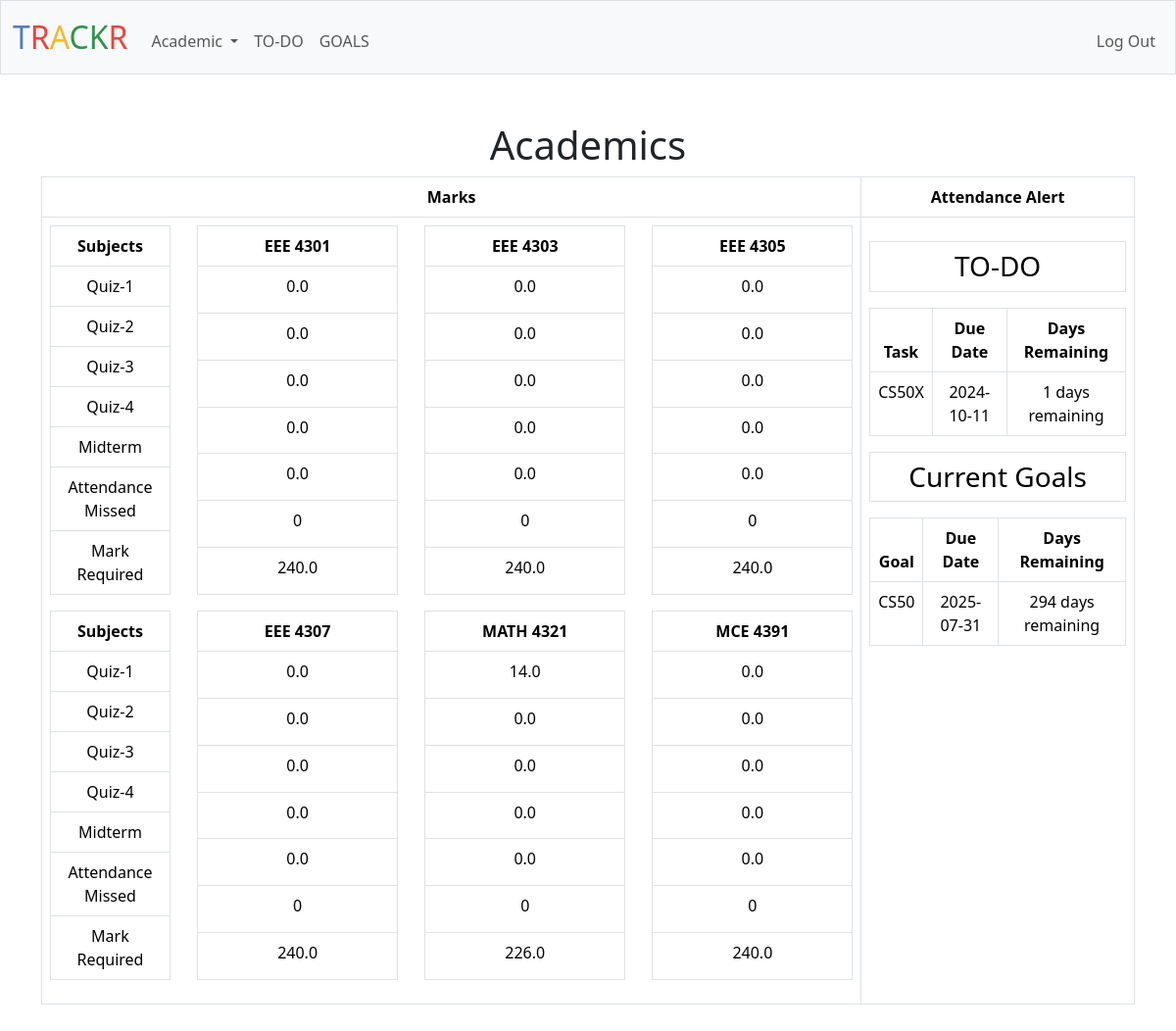
The app's page / (signed in) with its own data.
### tables this page shows
CREATE TABLE EEE_4301 (student_id INTEGER, quiz1 REAL DEFAULT 0, quiz2 REAL DEFAULT 0, quiz3 REAL DEFAULT 0, quiz4 REAL DEFAULT 0, midterm REAL DEFAULT 0, missing_attendance INTEGER DEFAULT 0, credit INTEGER, FOREIGN KEY(student_id) REFERENCES students(id));

CREATE TABLE EEE_4303 (student_id INTEGER, quiz1 REAL DEFAULT 0, quiz2 REAL DEFAULT 0, quiz3 REAL DEFAULT 0, quiz4 REAL DEFAULT 0, midterm REAL DEFAULT 0, missing_attendance INTEGER DEFAULT 0, credit INTEGER, FOREIGN KEY(student_id) REFERENCES students(id));

CREATE TABLE EEE_4305 (student_id INTEGER, quiz1 REAL DEFAULT 0, quiz2 REAL DEFAULT 0, quiz3 REAL DEFAULT 0, quiz4 REAL DEFAULT 0, midterm REAL DEFAULT 0, missing_attendance INTEGER DEFAULT 0, credit INTEGER, FOREIGN KEY(student_id) REFERENCES students(id));

CREATE TABLE EEE_4307 (student_id INTEGER, quiz1 REAL DEFAULT 0, quiz2 REAL DEFAULT 0, quiz3 REAL DEFAULT 0, quiz4 REAL DEFAULT 0, midterm REAL DEFAULT 0, missing_attendance INTEGER DEFAULT 0, credit INTEGER, FOREIGN KEY(student_id) REFERENCES students(id));

CREATE TABLE MATH_4321 (student_id INTEGER, quiz1 REAL DEFAULT 0, quiz2 REAL DEFAULT 0, quiz3 REAL DEFAULT 0, quiz4 REAL DEFAULT 0, midterm REAL DEFAULT 0, missing_attendance INTEGER DEFAULT 0, credit INTEGER, FOREIGN KEY(student_id) REFERENCES students(id));

CREATE TABLE MCE_4391 (student_id INTEGER, quiz1 REAL DEFAULT 0, quiz2 REAL DEFAULT 0, quiz3 REAL DEFAULT 0, quiz4 REAL DEFAULT 0, midterm REAL DEFAULT 0, missing_attendance INTEGER DEFAULT 0, credit INTEGER, FOREIGN KEY(student_id) REFERENCES students(id));

### app.py (the view)
@app.route("/")
@login_required
def index():
    if not session["user_id"]:
        return redirect("/login")
    student_id = session["user_id"]
    subjects_json = db.execute("SELECT subjects FROM students WHERE id = ?", student_id)[0]["subjects"]
    subjects = json.loads(subjects_json)
    subjects_info = []
    for subject in subjects:
        sanitized_subject = re.sub(r'\W+', '_', subject)
        subject_info = db.execute(f"SELECT quiz1, quiz2, quiz3, quiz4, midterm, missing_attendance, credit FROM {sanitized_subject} WHERE student_id = ?", student_id)[0]
        subjects_info.append({"name": subject, "info": subject_info})
    goals_json = db.execute("SELECT goals FROM students WHERE id = ?", session["user_id"])[0]["goals"]
    tasks_json = db.execute("SELECT todos FROM students WHERE id = ?", session["user_id"])
    if goals_json:
        goals=json.loads(goals_json)
    else:
        goals=[]
    if tasks_json and tasks_json[0]["todos"]:
        tasks = json.loads(tasks_json[0]["todos"])
    else:
        tasks = []
    return render_template("index.html", subjects=subjects_info, goals=goals,tasks=tasks)

### app.py (called while the page is built)
@app.after_request
def after_request(response):
    response.headers["Cache-Control"] = "no-cache, no-store, must-revalidate"
    response.headers["Expires"] = 0
    response.headers["Pragma"] = "no-cache"
    return response

### helpers.py (called while the page is built)
def login_required(f):
    @wraps(f)
    def decorated_function(*args, **kwargs):
        if session.get("user_id") is None:
            return redirect("/login")
        return f(*args, **kwargs)
    return decorated_function

def days_until(target_date_str):
    today = date.today()
    try:
        target_date = datetime.strptime(target_date_str, "%Y-%m-%d").date()
        delta = target_date - today
        return delta.days
    except ValueError:
        return "Invalid date"

### templates/index.html (shortened to what this page needs)
{% extends "layout.html" %}
{% block main %}
<h1>Academics</h1>
<table class="table table-bordered">
  <thead class="thead-dark">
    <tr>
      <th style="width: 75%;">Marks</th>
      <th style="width: 25%;">Attendance Alert</th>
    </tr>
  </thead>
  <tbody>
    <tr>
      <td style="width: 75%;">
        <div class="d-flex justify-content-between flex-wrap">
          <table class="table table-bordered mb-3" style="width: 15%;">
            <thead class="thead-light">
              <tr>
                <th>Subjects</th>
              </tr>
            </thead>
            <tbody>
              <tr><td>Quiz-1</td></tr>
              <tr><td>Quiz-2</td></tr>
              <tr><td>Quiz-3</td></tr>
              <tr><td>Quiz-4</td></tr>
              <tr><td>Midterm</td></tr>
              <tr><td>Attendance Missed</td></tr>
              <tr><td>Mark Required</td></tr>
            </tbody>
          </table>
          {% for subject in subjects %}
          <table class="table table-bordered mb-3" style="width: 25%;">
            <thead class="thead-light">
              <tr>
                <th>{{ subject.name }}</th>
              </tr>
            </thead>
            <tbody>
              {% set values = subject['info'].values() | list %}
              {% set quiz = values[:4] | sort(reverse=True) %}
              {% set marks = quiz[:3] | sum + values[4] %}
              {% for value in values[:-1] %}
              <tr>
                <td>{{ value }}</td>
              </tr>
              {% endfor %}
              <tr>
                <td>{{ values[-1] * 80 - marks }}</td>
              </tr>
            </tbody>
          </table>
          {% if loop.index % 3 == 0 and loop.index < subjects | length %}
          </div>
          <div class="d-flex justify-content-between flex-wrap">
            <table class="table table-bordered mb-3" style="width: 15%;">
              <thead class="thead-light">
                <tr>
                  <th>Subjects</th>
                </tr>
              </thead>
              <tbody>
                <tr><td>Quiz-1</td></tr>
                <tr><td>Quiz-2</td></tr>
                <tr><td>Quiz-3</td></tr>
                <tr><td>Quiz-4</td></tr>
                <tr><td>Midterm</td></tr>
                <tr><td>Attendance Missed</td></tr>
                <tr><td>Mark Required</td></tr>
              </tbody>
            </table>
          {% endif %}
          {% endfor %}
        </div>
      </td>
      <td style="width: 25%;">
        <h3 class="border p-2 my-3 text-center">TO-DO</h3>
        <table class="table table-bordered">
          <thead>
            <tr>
              <th>Task</th>
              <th>Due Date</th>
              <th>Days Remaining</th>
            </tr>
          </thead>
          <tbody>
            {% for task in tasks %}
            <tr>
              <td>{{ task['todo'] }}</td>
              <td>{{ task['time_limit'] }}</td>
              {% set days_remaining = task['time_limit']|days_until %}
              {% if days_remaining < 0 %}
              <td class="text-danger">Time Limit Expired {{ days_remaining|abs }} days ago</td>
              {% else %}
              <td>{{ days_remaining }} days remaining</td>
              {% endif %}
            </tr>
            {% endfor %}
          </tbody>
        </table>
        <h3 class="border p-2 my-3 text-center">Current Goals</h3>
        <table class="table table-bordered">
          <thead>
            <tr>
              <th>Goal</th>
              <th>Due Date</th>
              <th>Days Remaining</th>
            </tr>
          </thead>
          <tbody>
            {% for goal in goals %}
            <tr>
              <td>{{ goal.goal }}</td>
              <td>{{ goal.time }}</td>
              {% set days_remaining = goal.time | days_until %}
              {% if days_remaining < 0 %}
              <td class="text-danger">Time Limit Expired {{ days_remaining | abs }} days ago</td>
              {% else %}
              <td>{{ days_remaining }} days remaining</td>
              {% endif %}
            </tr>
            {% endfor %}
          </tbody>
        </table>
      </td>
    </tr>
  </tbody>
</table>
{% endblock %}

### templates/layout.html (shortened to what this page needs)
<!DOCTYPE html>
<html lang="en">
<head>
    <link href="https://cdn.jsdelivr.net/npm/bootstrap@5.3.3/dist/css/bootstrap.min.css" rel="stylesheet">
    <link href="/static/styles.css" rel="stylesheet">
</head>
    <body>
        <nav class="bg-light border navbar navbar-expand-md navbar-light">
            <div class="container-fluid">
                <a class="navbar-brand" href="/"><span class="blue">T</span><span class="red">R</span><span class="yellow">A</span><span class="green">CK</span><span class="red">R</span></a>
                <div class="collapse navbar-collapse" id="navbar">
                    {% if session["user_id"] %}
                        <ul class="navbar-nav me-auto mt-2">
                            <li class="nav-item dropdown">
                                <a class="nav-link dropdown-toggle" href="#" id="academicDropdown" role="button" data-bs-toggle="dropdown" aria-expanded="false">
                                    Academic
                                </a>
                            </li>
                          <li class="nav-item"><a class="nav-link" href="/todo">TO-DO</a></li>
                            <li class="nav-item"><a class="nav-link" href="/goals">GOALS</a></li>
                        </ul>
                        <ul class="navbar-nav ms-auto mt-2">
                            <li class="nav-item"><a class="nav-link" href="/logout">Log Out</a></li>
                        </ul>
                    {% else %}
                        <ul class="navbar-nav ms-auto mt-2">
                            <li class="nav-item"><a class="nav-link" href="/register">Register</a></li>
                            <li class="nav-item"><a class="nav-link" href="/login">Log In</a></li>
                        </ul>
                    {% endif %}
                </div>
            </div>
        </nav>
        <main class="container py-5 text-center">
            {% block main %}{% endblock %}
        </main>
    </body>
</html>

### static/styles.css (style rules this page uses)
nav .navbar-brand { font-size: xx-large; }
nav .navbar-brand .blue { color: #537fbe; }
nav .navbar-brand .red { color: #ea433b; }
nav .navbar-brand .yellow { color: #f5b82e; }
nav .navbar-brand .green { color: #2e944b; }

### records on screen
EEE_4301: quiz1 "0.0", quiz2 "0.0", quiz3 "0.0", quiz4 "0.0", midterm "0.0", values[-1]*80-marks "240.0"
EEE_4303: quiz1 "0.0", quiz2 "0.0", quiz3 "0.0", quiz4 "0.0", midterm "0.0", values[-1]*80-marks "240.0"
EEE_4305: quiz1 "0.0", quiz2 "0.0", quiz3 "0.0", quiz4 "0.0", midterm "0.0", values[-1]*80-marks "240.0"
EEE_4307: quiz1 "0.0", quiz2 "0.0", quiz3 "0.0", quiz4 "0.0", midterm "0.0", values[-1]*80-marks "240.0"
MATH_4321: quiz1 "14.0", quiz2 "0.0", quiz3 "0.0", quiz4 "0.0", midterm "0.0", values[-1]*80-marks "226.0"
MCE_4391: quiz1 "0.0", quiz2 "0.0", quiz3 "0.0", quiz4 "0.0", midterm "0.0", values[-1]*80-marks "240.0"

### other values on screen
{{ subject.name }} "EEE 4301" "EEE 4303" "EEE 4305" "EEE 4307" "MATH 4321" "MCE 4391"
{{ value }} "0" "0" "0" "0" "0" "0"
{{ task['todo'] }} "CS50X"
{{ task['time_limit'] }} "2024-10-11"
{{ days_remaining }} "1"
{{ goal.goal }} "CS50"
{{ goal.time }} "2025-07-31"
{{ days_remaining }} "294"
